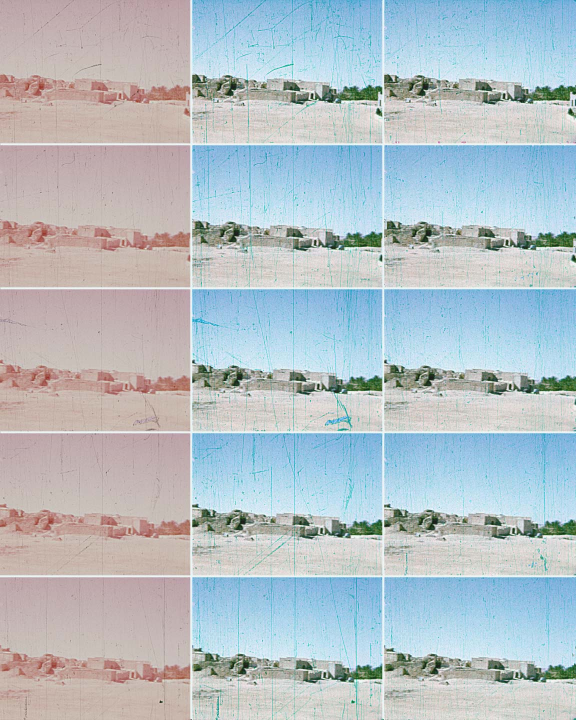
%> input picture film1_big.jpg, 1152 x 1440 px (shown at 1/2 size)
$ octave InpaintWithMedianFilter.m   (GNU Octave 9; MATLAB toolbox functions it lacks are replaced by stand-ins)
%> lines starting %> are read from the running program, lines starting %| are printed output that depends on the picture; in (x1, y1, x2, y2) boxes, pixels count from 0 and x2, y2 are one past the last pixel; in counts of white or black regions, pixels touching at a corner belong together; the program's own positions count from 1
close all
original_picture_full = imread('film1_big.jpg');
%> original_picture_full is the input picture: size 1440x1152x3 uint8; mean R, G, B 180.5, 191.4, 197.4
% The whole image
figure()
imshow(original_picture_full,[])

% First image in the second column. DONT CHANGE VALUES!
original_picture_1 = imcrop(original_picture_full, [383 0 383 290]); %    First image in the second column
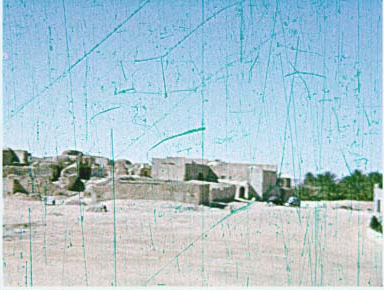
%> original_picture_1: size 290x384x3 uint8; mean R, G, B 172.7, 198.7, 209.1
original_picture_2 = imcrop(original_picture_full, [383 290 383 287]); %    Second image in the second column
original_picture_3 = imcrop(original_picture_full, [383 577 383 287]); %    Third image in the second column
original_picture_4 = imcrop(original_picture_full, [383 864 383 287]); %    Fourth image in the second column
original_picture_5 = imcrop(original_picture_full, [383 1151 383 287]); %    Fifth image in the second column
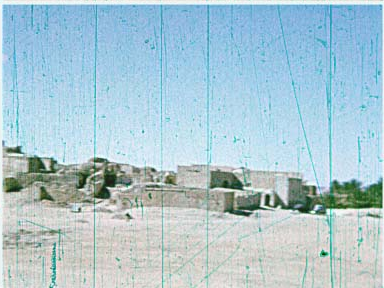
%> original_picture_5: size 288x384x3 uint8; mean R, G, B 172.4, 199.9, 210.2

% 2D Median filter on the different color channels (Can insert a different kernel size for the filters)
median_filter_image1 = medfilt2(original_picture_1(:,:,1), 'zeros');
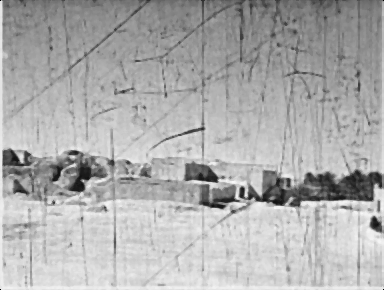
%> median_filter_image1: size 290x384 uint8; min 0, max 249, mean 173.3
median_filter_image2 = medfilt2(original_picture_1(:,:,2), 'zeros');
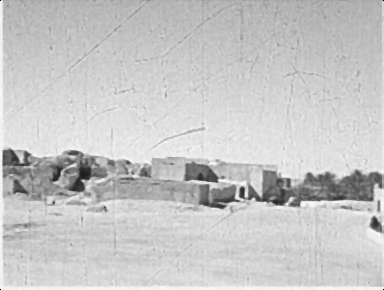
%> median_filter_image2: size 290x384 uint8; min 0, max 252, mean 199
median_filter_image3 = medfilt2(original_picture_1(:,:,3), 'zeros');
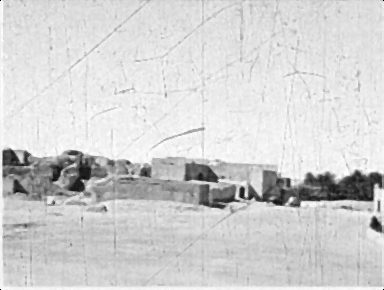
%> median_filter_image3: size 290x384 uint8; min 0, max 255, mean 209.6

% Difference in original picture and the filtered version
difference1 = imabsdiff(original_picture_1(:,:,1), median_filter_image1);
difference2 = imabsdiff(original_picture_1(:,:,2), median_filter_image2);
difference3 = imabsdiff(original_picture_1(:,:,3), median_filter_image3);

% Figure showing the different steps
figure()
montage([original_picture_1(:,:,1),original_picture_1(:,:,2),original_picture_1(:,:,3); median_filter_image1, median_filter_image2, median_filter_image3;...
    difference1, difference2, difference3], 'size', [1 NaN]);
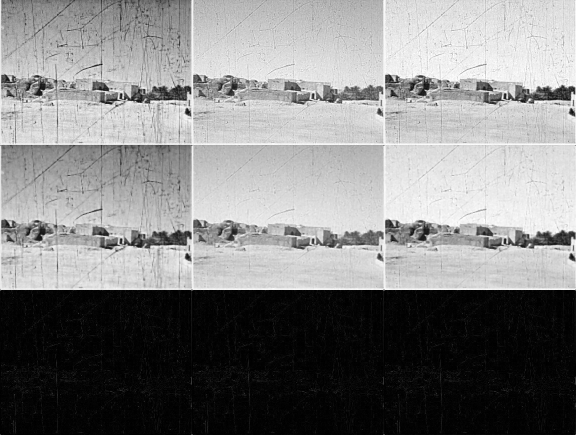
%> displayed picture: size 870x1152, on the screen's scale of 0 to 255 (shown at 1/2 size); min 0, max 255, mean 130.8

% Have the median filter only contain black and white fixels and use it as
% a mask (Can change variables of the imbinarize)
median_filter_image1_bw = imcomplement(imbinarize(median_filter_image1,'adaptive','ForegroundPolarity','dark','Sensitivity',0.4));
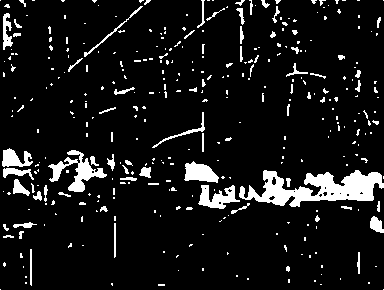
%> median_filter_image1_bw: size 290x384 logical; 8.9% white; 356 white regions (286 under 20 px), largest, box (x1, y1, x2, y2) and area: (239, 170, 384, 207) 2755, (48, 150, 107, 192) 840, (198, 185, 240, 209) 528

% Show the mask
figure()
imshow(median_filter_image1_bw,[])

% Use the mask in the inpaint function to remove masked areas
%> (the run ends here)
